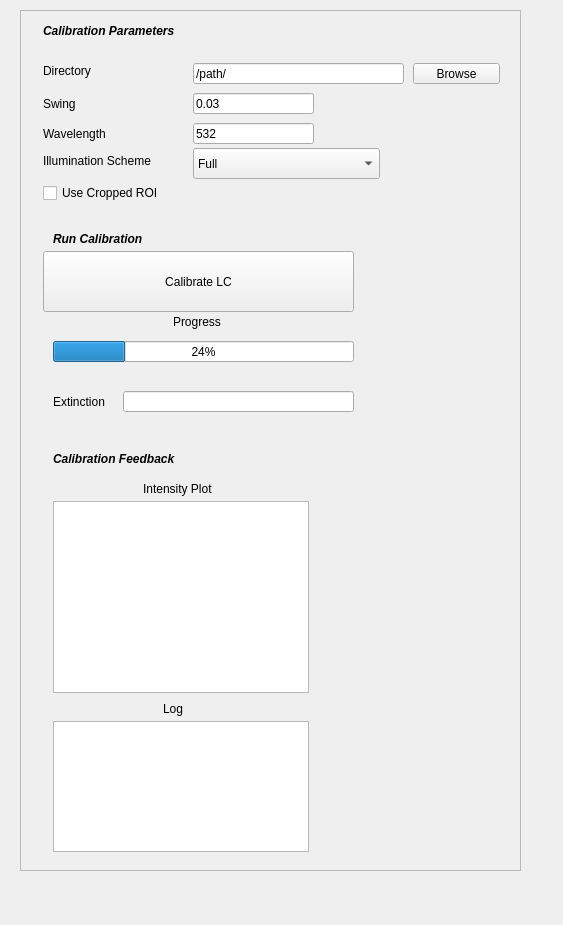
<?xml version="1.0" encoding="UTF-8"?>
<ui version="4.0">
 <class>Form</class>
 <widget class="QWidget" name="Form">
  <property name="geometry">
   <rect>
    <x>0</x>
    <y>0</y>
    <width>563</width>
    <height>925</height>
   </rect>
  </property>
  <property name="windowTitle">
   <string>Form</string>
  </property>
  <widget class="QScrollArea" name="scrollArea">
   <property name="geometry">
    <rect>
     <x>20</x>
     <y>10</y>
     <width>501</width>
     <height>861</height>
    </rect>
   </property>
   <property name="widgetResizable">
    <bool>true</bool>
   </property>
   <widget class="QWidget" name="scrollAreaWidgetContents">
    <property name="geometry">
     <rect>
      <x>0</x>
      <y>0</y>
      <width>499</width>
      <height>859</height>
     </rect>
    </property>
    <widget class="QWidget" name="widget" native="true">
     <property name="geometry">
      <rect>
       <x>12</x>
       <y>12</y>
       <width>495</width>
       <height>191</height>
      </rect>
     </property>
     <widget class="QLabel" name="label_swing_2">
      <property name="geometry">
       <rect>
        <x>10</x>
        <y>70</y>
        <width>73</width>
        <height>21</height>
       </rect>
      </property>
      <property name="text">
       <string>Swing</string>
      </property>
     </widget>
     <widget class="QLineEdit" name="le_swing_2">
      <property name="geometry">
       <rect>
        <x>160</x>
        <y>70</y>
        <width>121</width>
        <height>21</height>
       </rect>
      </property>
      <property name="sizePolicy">
       <sizepolicy hsizetype="Fixed" vsizetype="Fixed">
        <horstretch>0</horstretch>
        <verstretch>0</verstretch>
       </sizepolicy>
      </property>
      <property name="text">
       <string>0.03</string>
      </property>
     </widget>
     <widget class="QLineEdit" name="le_wavelength_2">
      <property name="geometry">
       <rect>
        <x>160</x>
        <y>100</y>
        <width>121</width>
        <height>21</height>
       </rect>
      </property>
      <property name="sizePolicy">
       <sizepolicy hsizetype="Fixed" vsizetype="Fixed">
        <horstretch>0</horstretch>
        <verstretch>0</verstretch>
       </sizepolicy>
      </property>
      <property name="text">
       <string>532</string>
      </property>
     </widget>
     <widget class="QComboBox" name="cb_calibration_mode_2">
      <property name="geometry">
       <rect>
        <x>160</x>
        <y>125</y>
        <width>187</width>
        <height>31</height>
       </rect>
      </property>
      <item>
       <property name="text">
        <string>Full</string>
       </property>
      </item>
      <item>
       <property name="text">
        <string>Coarse</string>
       </property>
      </item>
      <item>
       <property name="text">
        <string>Fine</string>
       </property>
      </item>
     </widget>
     <widget class="QLabel" name="label_wavelength_2">
      <property name="geometry">
       <rect>
        <x>10</x>
        <y>100</y>
        <width>91</width>
        <height>21</height>
       </rect>
      </property>
      <property name="text">
       <string>Wavelength</string>
      </property>
     </widget>
     <widget class="QLabel" name="label_scheme_2">
      <property name="geometry">
       <rect>
        <x>10</x>
        <y>130</y>
        <width>131</width>
        <height>16</height>
       </rect>
      </property>
      <property name="text">
       <string>Illumination Scheme</string>
      </property>
     </widget>
     <widget class="QCheckBox" name="checkBox_2">
      <property name="geometry">
       <rect>
        <x>10</x>
        <y>160</y>
        <width>141</width>
        <height>20</height>
       </rect>
      </property>
      <property name="text">
       <string>Use Cropped ROI</string>
      </property>
     </widget>
     <widget class="QPushButton" name="pushButton_2">
      <property name="geometry">
       <rect>
        <x>380</x>
        <y>40</y>
        <width>87</width>
        <height>21</height>
       </rect>
      </property>
      <property name="autoFillBackground">
       <bool>false</bool>
      </property>
      <property name="text">
       <string>Browse</string>
      </property>
      <property name="checkable">
       <bool>false</bool>
      </property>
      <property name="default">
       <bool>false</bool>
      </property>
     </widget>
     <widget class="QLineEdit" name="le_directory">
      <property name="geometry">
       <rect>
        <x>160</x>
        <y>40</y>
        <width>211</width>
        <height>21</height>
       </rect>
      </property>
      <property name="text">
       <string>/path/</string>
      </property>
     </widget>
     <widget class="QLabel" name="label_dir_2">
      <property name="geometry">
       <rect>
        <x>10</x>
        <y>40</y>
        <width>71</width>
        <height>16</height>
       </rect>
      </property>
      <property name="text">
       <string>Directory</string>
      </property>
     </widget>
     <widget class="QLabel" name="label_calibration_params">
      <property name="geometry">
       <rect>
        <x>10</x>
        <y>0</y>
        <width>256</width>
        <height>16</height>
       </rect>
      </property>
      <property name="font">
       <font>
        <weight>75</weight>
        <italic>true</italic>
        <bold>true</bold>
       </font>
      </property>
      <property name="text">
       <string>Calibration Parameters</string>
      </property>
     </widget>
    </widget>
    <widget class="QWidget" name="widget_2" native="true">
     <property name="geometry">
      <rect>
       <x>12</x>
       <y>210</y>
       <width>495</width>
       <height>211</height>
      </rect>
     </property>
     <widget class="QLineEdit" name="le_extinction_2">
      <property name="geometry">
       <rect>
        <x>90</x>
        <y>170</y>
        <width>231</width>
        <height>21</height>
       </rect>
      </property>
      <property name="sizePolicy">
       <sizepolicy hsizetype="Minimum" vsizetype="Fixed">
        <horstretch>0</horstretch>
        <verstretch>0</verstretch>
       </sizepolicy>
      </property>
      <property name="readOnly">
       <bool>true</bool>
      </property>
     </widget>
     <widget class="QLabel" name="label_extinction_2">
      <property name="geometry">
       <rect>
        <x>20</x>
        <y>170</y>
        <width>71</width>
        <height>21</height>
       </rect>
      </property>
      <property name="text">
       <string>Extinction</string>
      </property>
     </widget>
     <widget class="QLabel" name="label_progress_2">
      <property name="geometry">
       <rect>
        <x>140</x>
        <y>90</y>
        <width>61</width>
        <height>21</height>
       </rect>
      </property>
      <property name="text">
       <string>Progress</string>
      </property>
     </widget>
     <widget class="QPushButton" name="qbutton_calibrate_lc_2">
      <property name="geometry">
       <rect>
        <x>10</x>
        <y>30</y>
        <width>311</width>
        <height>61</height>
       </rect>
      </property>
      <property name="sizePolicy">
       <sizepolicy hsizetype="Minimum" vsizetype="Fixed">
        <horstretch>0</horstretch>
        <verstretch>0</verstretch>
       </sizepolicy>
      </property>
      <property name="text">
       <string>Calibrate LC</string>
      </property>
      <property name="autoDefault">
       <bool>false</bool>
      </property>
     </widget>
     <widget class="QProgressBar" name="progressBar_2">
      <property name="geometry">
       <rect>
        <x>20</x>
        <y>120</y>
        <width>301</width>
        <height>21</height>
       </rect>
      </property>
      <property name="value">
       <number>24</number>
      </property>
     </widget>
     <widget class="QLabel" name="label_calibration_params_6">
      <property name="geometry">
       <rect>
        <x>20</x>
        <y>10</y>
        <width>256</width>
        <height>16</height>
       </rect>
      </property>
      <property name="font">
       <font>
        <weight>75</weight>
        <italic>true</italic>
        <bold>true</bold>
       </font>
      </property>
      <property name="text">
       <string>Run Calibration</string>
      </property>
     </widget>
    </widget>
    <widget class="QWidget" name="widget_3" native="true">
     <property name="geometry">
      <rect>
       <x>12</x>
       <y>430</y>
       <width>495</width>
       <height>451</height>
      </rect>
     </property>
     <widget class="QLabel" name="label_inten_plot_3">
      <property name="geometry">
       <rect>
        <x>130</x>
        <y>260</y>
        <width>31</width>
        <height>16</height>
       </rect>
      </property>
      <property name="text">
       <string>Log</string>
      </property>
     </widget>
     <widget class="QGraphicsView" name="plot_window_3">
      <property name="geometry">
       <rect>
        <x>20</x>
        <y>60</y>
        <width>256</width>
        <height>192</height>
       </rect>
      </property>
     </widget>
     <widget class="QGraphicsView" name="plot_window_4">
      <property name="geometry">
       <rect>
        <x>20</x>
        <y>280</y>
        <width>256</width>
        <height>131</height>
       </rect>
      </property>
     </widget>
     <widget class="QLabel" name="label_inten_plot_4">
      <property name="geometry">
       <rect>
        <x>110</x>
        <y>40</y>
        <width>111</width>
        <height>16</height>
       </rect>
      </property>
      <property name="text">
       <string>Intensity Plot</string>
      </property>
     </widget>
     <widget class="QLabel" name="label_calibration_params_7">
      <property name="geometry">
       <rect>
        <x>20</x>
        <y>10</y>
        <width>256</width>
        <height>16</height>
       </rect>
      </property>
      <property name="font">
       <font>
        <weight>75</weight>
        <italic>true</italic>
        <bold>true</bold>
       </font>
      </property>
      <property name="text">
       <string>Calibration Feedback</string>
      </property>
     </widget>
    </widget>
   </widget>
  </widget>
 </widget>
 <resources/>
 <connections/>
</ui>
